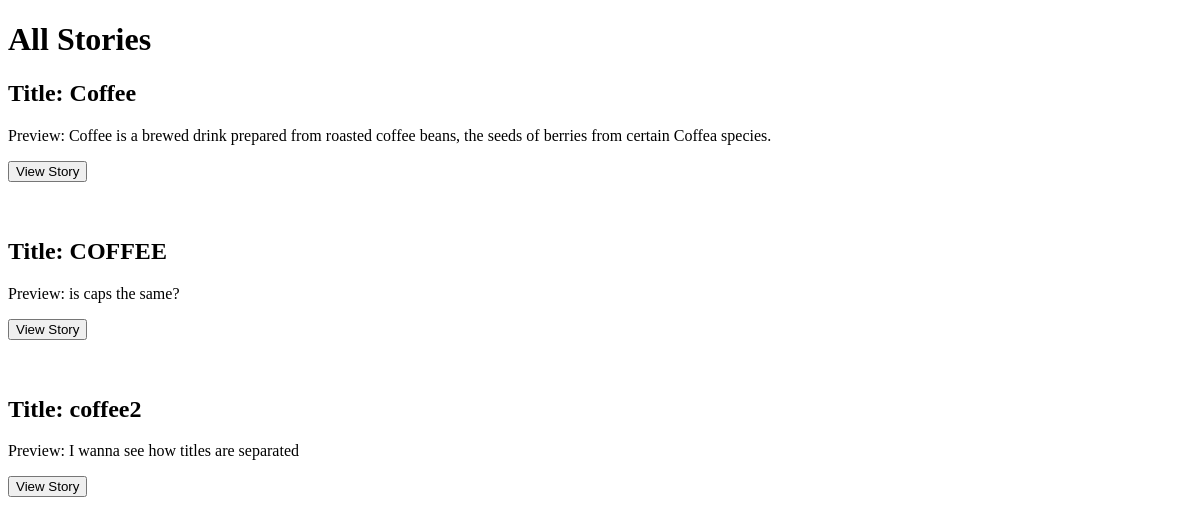
Before: /see_stories with the older database file.
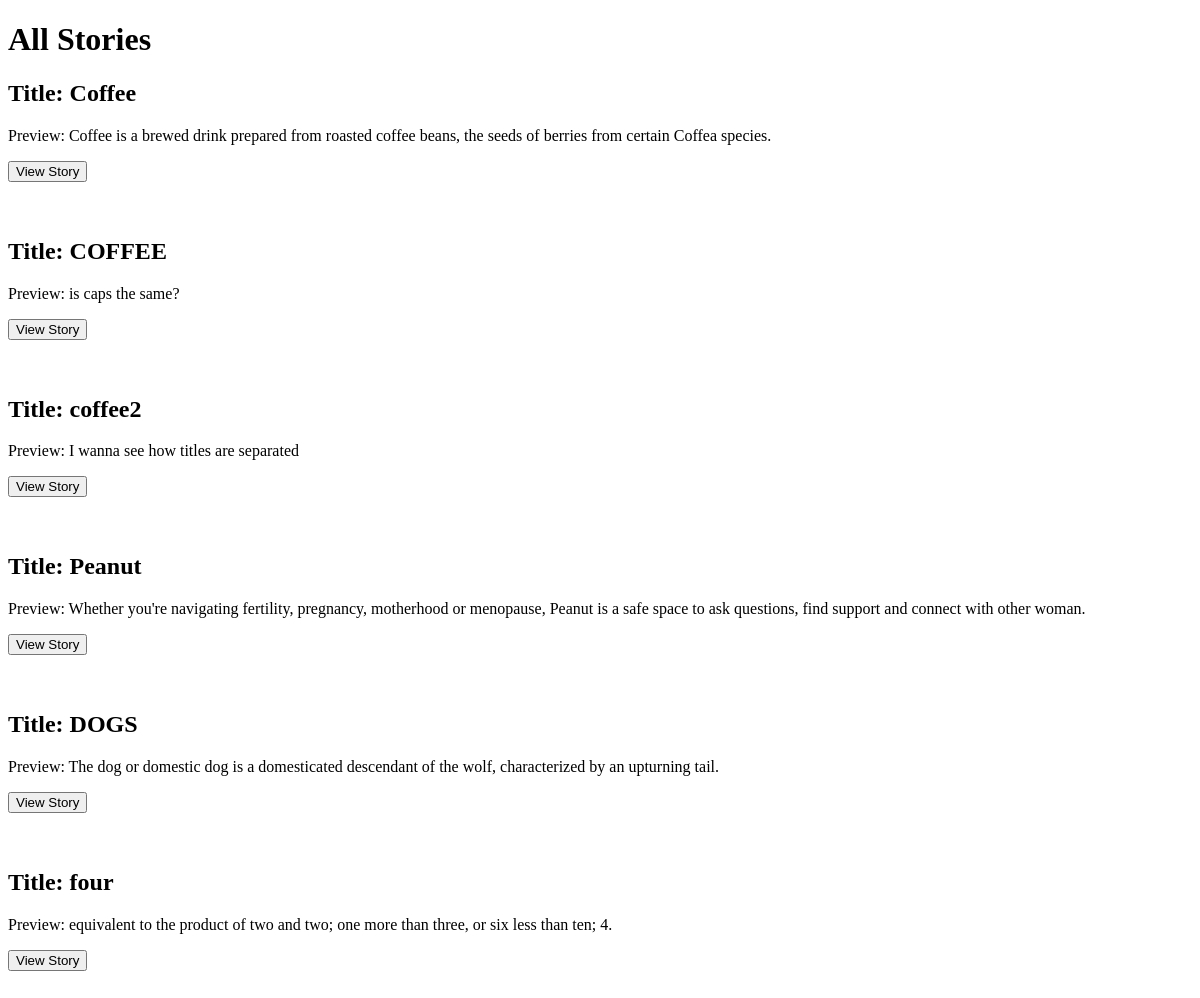
After: the same page with the newer database file.
### tables this page shows
CREATE TABLE stories (name TEXT, latestUpdate TEXT, fullStory TEXT);

### __init__.py (the view)
@app.route("/see_stories")
def see_stories():
    global logged_in_user
    '''
    #if story has not been editted by user, fetch it
    c.execute("SELECT stories FROM users WHERE username != (?)", (logged_in_user,))
    storiesList = c.fetchall()

    c.execute("SELECT * FROM stories WHERE name IN storiesList")
    '''
    c.execute("SELECT * FROM stories")
    stories_list = [line for line in c]
    return render_template("see_stories.html", storiesList=stories_list)

### templates/see_stories.html (shortened to what this page needs)
<!DOCTYPE html>
<html>
  <head>
    <h1> All Stories </h1>
  </head>
  <body>
    {% for story_info in storiesList %}
      <h2> Title: {{story_info[0]}} </h2>
      <p> Preview: {{story_info[1]}} </p>
      <form action="/dashboard" method="POST">
        <input type="submit" value="View Story">
      </form>
      <br> </br>
    {% endfor %}
  </body>
</html>

Changed rows visible on the page:
added stories: name "Peanut", latestUpdate "Whether you're navigating fertility, pregnancy, motherhood or menopause, Peanut is a safe space to ask questions, find support and connect with other woman."
added stories: name "DOGS", latestUpdate "The dog or domestic dog is a domesticated descendant of the wolf, characterized by an upturning tail."
added stories: name "four", latestUpdate "equivalent to the product of two and two; one more than three, or six less than ten; 4."
